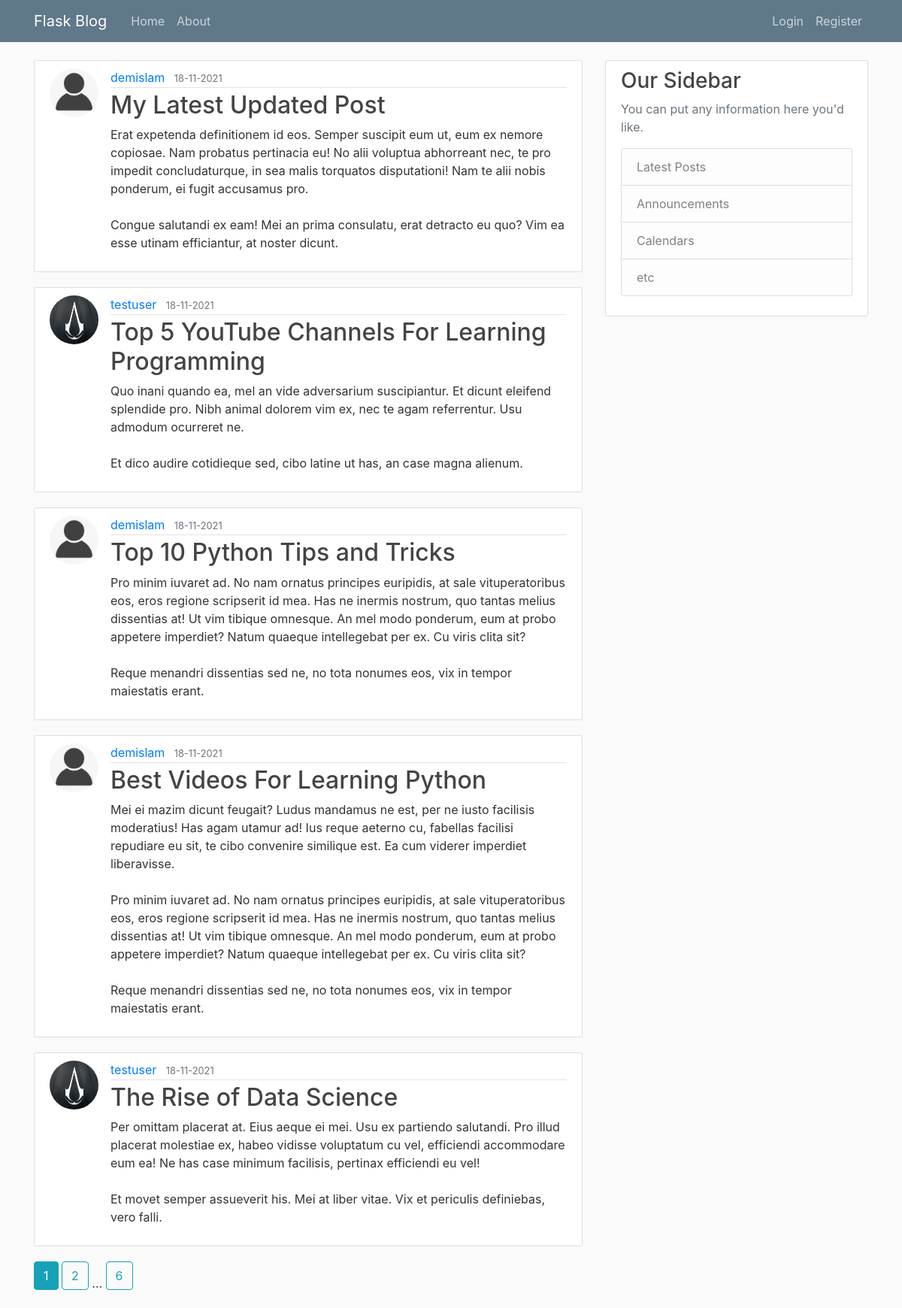
Page /home on the earlier database version.
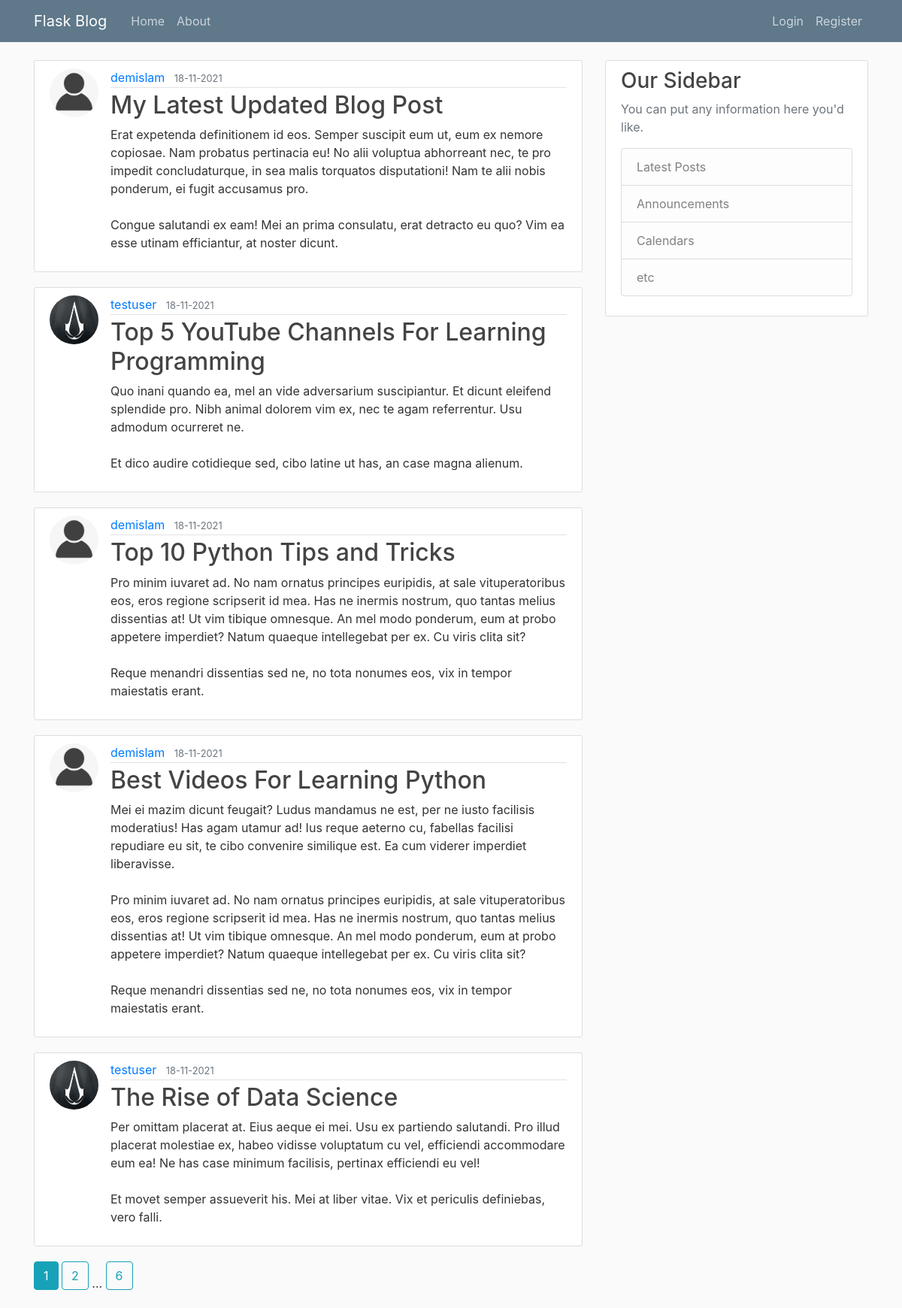
Same page on the later database version.
### blog_webapp/models.py (models this page shows, shortened)
class Post(db.Model):
    id = db.Column(db.Integer, primary_key=True)
    title = db.Column(db.String(100), nullable=False)
    timestamp = db.Column(db.DateTime, nullable=False, default=datetime.utcnow)
    content = db.Column(db.Text, nullable=False)
    user_id = db.Column(db.Integer, db.ForeignKey('user.id'), nullable=False)

class User(db.Model, UserMixin):
    id = db.Column(db.Integer, primary_key=True)
    username = db.Column(db.String(20), unique=True, nullable=False)
    email = db.Column(db.String(120), unique=True, nullable=False)
    profile_image_file = db.Column(db.String(20), nullable=False,
                                   default='default_profile_image.png')
    password = db.Column(db.String(60), nullable=False)
    posts = db.relationship('Post', backref='author', lazy=True)

### blog_webapp/main/routes.py (the view)
@main.route('/')
@main.route('/home')
def home():
    curr_page_num = request.args.get('page_num', 1, type=int)
    posts_paginated = Post.query.order_by(Post.timestamp.desc()).paginate(page=curr_page_num, per_page=5)
    posts = [post for post in posts_paginated.items]
    all_page_nums = [page_num for page_num in posts_paginated.iter_pages(left_edge=1,
                                                                         left_current=1, right_current=2,
                                                                         right_edge=1)]
    return render_template('home.html', posts=posts, curr_page_num=curr_page_num, all_page_nums=all_page_nums)

### blog_webapp/templates/home.html
{% extends "layout.html" %}
{% block content %}
    {% for post in posts %}
    <article class="media content-section">
        <img class="rounded-circle article-img" src=" {{url_for('static', filename='profile_pics/'+post.author.profile_image_file) }}" alt="">
        <div class="media-body">
            <div class="article-metadata">
                <a class="mr-2" href="{{ url_for('users.get_user_posts', username=post.author.username) }}">{{ post.author.username }}</a>
                <small class="text-muted">{{ post.timestamp.strftime('%d-%m-%Y') }}</small>
            </div>
            <h2><a class="article-title" href="{{ url_for('posts.get_post', post_id=post.id) }}">{{ post.title }}</a></h2>
            <p class="article-content">{{ post.content }}</p>
        </div>
    </article>
    {% endfor %}
    {% for page_num in all_page_nums %}
        {% if page_num %}
            {% if page_num == curr_page_num %}
                <a href="{{ url_for('main.home', page_num=page_num) }}" class="btn btn-info mb-4">{{ page_num }}</a>
            {% else %}
                <a href="{{ url_for('main.home', page_num=page_num) }}" class="btn btn-outline-info mb-4">{{ page_num }}</a>
            {% endif %}
        {% else %}
            ...
        {% endif %}
    {% endfor %}
{% endblock content %}

### blog_webapp/templates/layout.html (shortened to what this page needs)
<!doctype html>
<html lang="en">
<head>
    <link rel="stylesheet" href="https://stackpath.bootstrapcdn.com/bootstrap/4.3.1/css/bootstrap.min.css">
    <link rel="stylesheet" href="{{ url_for('static', filename='main.css') }}">
</head>
<body>
    <header class="site-header">
        <nav class="navbar navbar-expand-md navbar-dark bg-steel fixed-top">
            <div class="container">
                <a class="navbar-brand mr-4" href="/">Flask Blog</a>
                <div class="collapse navbar-collapse" id="navbarToggle">
                    <div class="navbar-nav mr-auto">
                        <a class="nav-item nav-link" href="{{ url_for('main.home') }}">Home</a>
                        <a class="nav-item nav-link" href="{{ url_for('main.about') }}">About</a>
                    </div>
                    <div class="navbar-nav">
                        {% if current_user.is_authenticated %}
                            <a class="nav-item nav-link" href="{{ url_for('posts.create_post') }}">Make a post</a>
                            <a class="nav-item nav-link" href="{{ url_for('users.profile') }}">Profile</a>
                            <a class="nav-item nav-link" href="{{ url_for('users.logout') }}">Logout ({{ current_user.username }})</a>
                        {% else %}
                            <a class="nav-item nav-link" href="{{ url_for('users.login') }}">Login</a>
                            <a class="nav-item nav-link" href="{{ url_for('users.register') }}">Register</a>
                        {% endif %}
                    </div>
                </div>
            </div>
        </nav>
    </header>
    <main role="main" class="container">
        <div class="row">
            <div class="col-md-8">
                {% block content %}{% endblock %}
            </div>
            <div class="col-md-4">
                <div class="content-section">
                    <h3>Our Sidebar</h3>
                    <p class='text-muted'>You can put any information here you'd like.
                    <ul class="list-group">
                        <li class="list-group-item list-group-item-light">Latest Posts</li>
                        <li class="list-group-item list-group-item-light">Announcements</li>
                        <li class="list-group-item list-group-item-light">Calendars</li>
                        <li class="list-group-item list-group-item-light">etc</li>
                    </ul>
                    </p>
                </div>
            </div>
        </div>
    </main>
</body>
</html>

### blog_webapp/static/main.css (style rules this page uses)
body { background: #fafafa; color: #333333; margin-top: 5rem; }
h1, h2, h3, h4, h5, h6 { color: #444444; }
.bg-steel { background-color: #5f788a; }
.site-header .navbar-nav .nav-link { color: #cbd5db; }
.content-section { background: #ffffff; padding: 10px 20px; border: 1px solid #dddddd; border-radius: 3px; margin-bottom: 20px; }
.article-title { color: #444444; }
.article-content { white-space: pre-line; }
.article-img { height: 65px; width: 65px; margin-right: 16px; }
.article-metadata { padding-bottom: 1px; margin-bottom: 4px; border-bottom: 1px solid #e3e3e3 }

Differences in the rows shown:
changed Post: title "My Latest Updated Post" → "My Latest Updated Blog Post"
